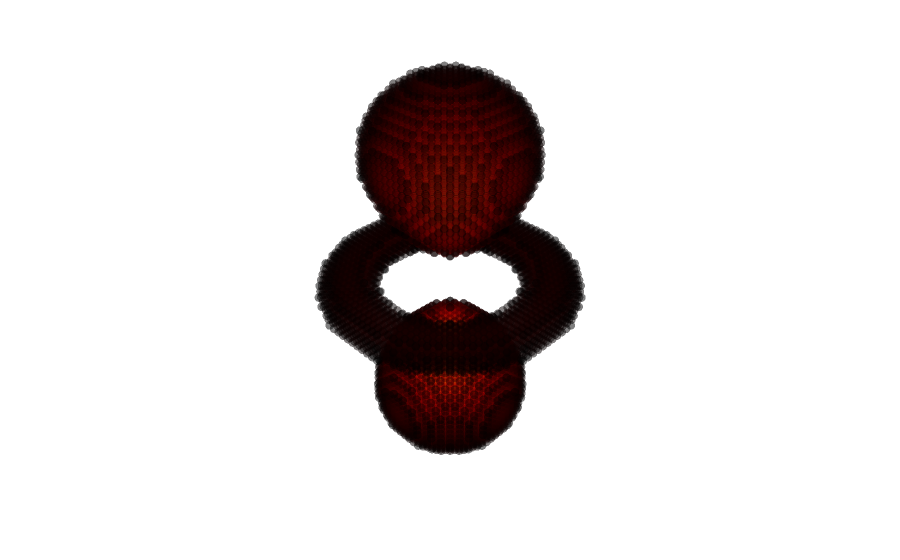

The cell this chart's notebook holds for it:
### Code cell
import plotly.graph_objects as go


grid_points = 95 ### Increase for better resolution (was reduced for github 25mb file limit)
x = np.linspace(-20*a0, 20*a0, grid_points)
y = np.linspace(-20*a0, 20*a0, grid_points)
z = np.linspace(-20*a0, 20*a0, grid_points)
X, Y, Z = np.meshgrid(x, y, z)

# Convert to spherical coordinates
r = np.sqrt(X**2 + Y**2 + Z**2)
theta = np.arctan2(np.sqrt(X**2 + Y**2), Z)
phi = np.arctan2(Y, X)


psi_values = hydrogen_wave_function(n, l, m, r, theta, phi)
probability_density = np.abs(psi_values)**2


threshold = np.percentile(probability_density, 98)  ### Adjust as needed
mask = probability_density > threshold
X_vis, Y_vis, Z_vis, density_vis = X[mask], Y[mask], Z[mask], probability_density[mask]


fig = go.Figure(data=[go.Scatter3d(x=X_vis.ravel(), y=Y_vis.ravel(), z=Z_vis.ravel(),
                                   mode='markers',
                                   marker=dict(
                                       size=3,  
                                       color=density_vis.ravel(),  
                                       colorscale='hot',  
                                       opacity=0.5 
                                   ))])

fig.update_layout(
    scene=dict(
        xaxis=dict(showbackground=False, showticklabels=False, visible=False),
        yaxis=dict(showbackground=False, showticklabels=False, visible=False),
        zaxis=dict(showbackground=False, showticklabels=False, visible=False),
    ),
    margin=dict(l=0, r=0, b=0, t=0)  
)


fig.update_scenes(xaxis_showgrid=False, yaxis_showgrid=False, zaxis_showgrid=False)

fig.show()

### Figure 1 — Plotly figure (JSON) as saved in the notebook; plotly's stock layout.template omitted (floating-point values rounded to 4 significant figures; data arrays with more than 128 entries replaced by an {"elided": "..."} marker saying what was removed)
{"data": [{"marker": {"color": {"elided": "17148 float values"}, "colorscale": [[0, "rgb(0,0,0)"], [0.3333, "rgb(230,0,0)"], [0.6667, "rgb(255,210,0)"], [1, "rgb(255,255,255)"]], "opacity": 0.5, "size": 3}, "mode": "markers", "type": "scatter3d", "x": {"elided": "17148 float values"}, "y": {"elided": "17148 float values"}, "z": {"elided": "17148 float values"}}], "layout": {"margin": {"b": 0, "l": 0, "r": 0, "t": 0}, "scene": {"xaxis": {"showbackground": false, "showgrid": false, "showticklabels": false, "visible": false}, "yaxis": {"showbackground": false, "showgrid": false, "showticklabels": false, "visible": false}, "zaxis": {"showbackground": false, "showgrid": false, "showticklabels": false, "visible": false}}}}
